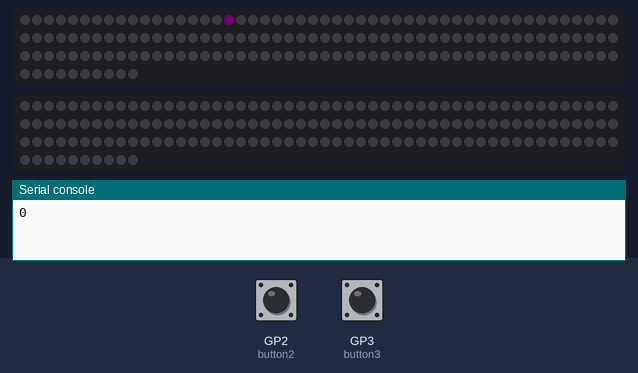
A program run on a simulated Raspberry Pi Pico running MicroPython. Shown: 2 × 160 RGB LEDs in strip order, left to right, continuing on the next row, the last lines printed to the serial console. Inputs (shaded band) come from the test bench; at power-on: GP3 (button3) HIGH, GP2 (button2) HIGH. Dim RGB values are drawn brighter than linear; threads take turns every 2 ms.

Above: at 1.05 s.
1.3 s: GP3 (button3) pulled LOW for 0.15 s
2.0 s: GP3 (button3) pulled LOW for 1 s
At 3.0 s:
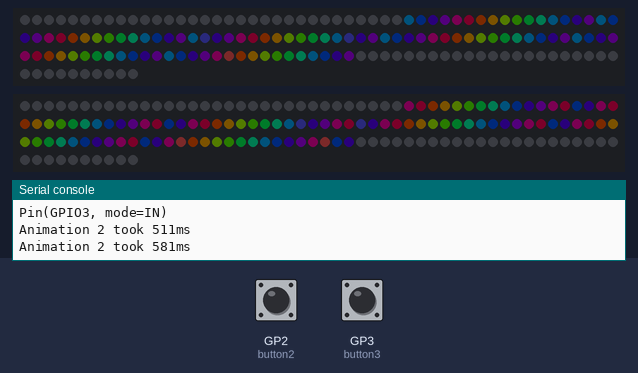
3.6 s: GP2 (button2) pulled LOW for 0.15 s
At 4.15 s:
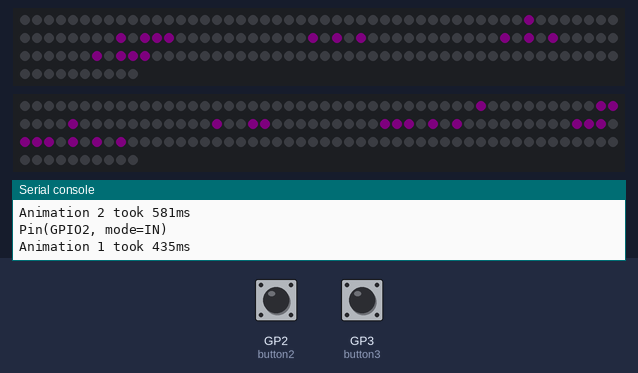
4.3 s: GP2 (button2) pulled LOW for 1 s
5.9 s: GP2 (button2) pulled LOW for 0.15 s
6.6 s: GP2 (button2) pulled LOW for 3.2 s
At 8.36 s:
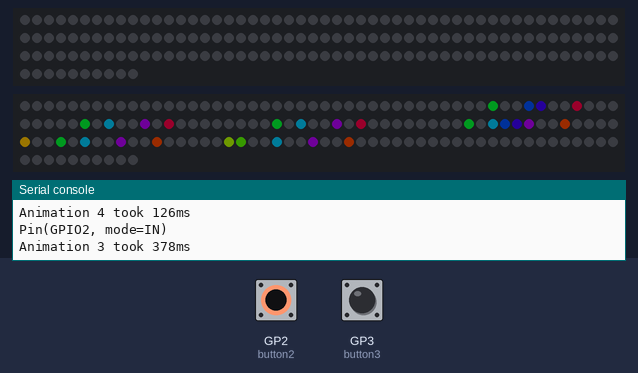
At 8.99 s:
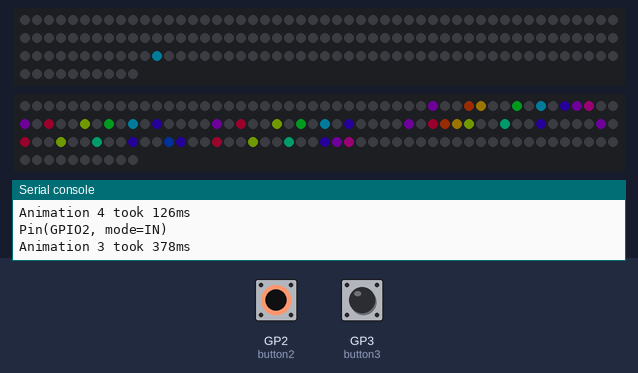

Measured:
- after the input at 2.0 s, the LEDs: first differ from a run without the input after 0.09 s (image 1 shows a later state)

The program:

main.py
```python
# Waveshare 160 Neopixel Board Basic
# Tony Goodhew 19th April 2022 for thepihut.com
import array
import utime
from machine import Pin
import rp2
import random
import math
import micropython
import _thread


# ==================================== screen stuff ===================================
# in variable names: w = width on the x axis and h = height on the y axis

# define how many Neopixels you have, width and height
# when connecting multiple Neopixels, arrange them in order from left to right, then top to bottom.
global screens_w
screens_w = 2
global screens_h
screens_h = 1
# if there is a gap between Neopixels, define the gap size in number of LEDs.
# this will take gaps into account when displaying images or text for a more normal look.
# gap_w = gap width in number of pixels between horizontally places Neopixels
# gap_h = gap height in number of pixels between vertically stacked Neopixels
# Integer only. Decimals will probably break it.
global gap_w
gap_w = 0
global gap_h
gap_h = 0

# If you are using two NeoPixels on pins 5 and 6 to improve performance when using exactly 2 neopixels,
# set this to True. Otherwise, set it to False. This is an optimization specific to using two neopixels
# on those pins.
ImUsingPins6and5 = True

# I couldn't figure out how to check if the second thread is locked correctly so instead I'm using a global variable
global threadLocked
threadLocked = False

# Configure the number of WS2812 LEDs.
PIN_NUM = 6
brightness = 0.1


if screens_w == 2 and screens_h == 1 and gap_w == 0 and gap_h == 0:
    # use better optimized code if the layout is 2 screens wide with no gap.
    # this will let my 2x1 namebadge run a little faster without getting rid of
    # the code to use any number of neopixels.
    screen_total_width = 32
    screen_total_height = 10
    NUM_LEDS = 320
elif screens_w == 1 and screens_h == 1 and gap_w == 0 and gap_h == 0:
    # use better optimized code if the layout is 1 screen.
    screen_total_width = 16
    screen_total_height = 10
    NUM_LEDS = 160
else:
    # use slower code for any other configuration
    # set total number of LEDs. Each neopixel has 160 LEDs, 10H 16W.
    screen_total_width = screens_w * 16 + (screens_w * gap_w - gap_w)
    screen_total_height = screens_h * 10 + (screens_h * gap_h - gap_h)
    NUM_LEDS = screen_total_width * screen_total_height

    #calculates which X and Y cordinates will not be used if there are gaps defined
    global missing_x
    missing_x = []
    for i in range(16,screen_total_width+1,1):
        ii = i
        while ii > 16:
            ii = ii - 16 - gap_w
        if ii <= 0:
            missing_x.append(i)

    global missing_y
    missing_y = []
    for i in range(10,screen_total_height+1,1):
        ii = i
        while ii > 10:
            ii = ii - 10 - gap_h
        if ii <= 0:
            missing_y.append(i)

# Boilerplate Neopixel driver for RP2040
@rp2.asm_pio(sideset_init=rp2.PIO.OUT_LOW, out_shiftdir=rp2.PIO.SHIFT_LEFT, autopull=True, pull_thresh=24)
def ws2812():
    T1 = 2
    T2 = 5
    T3 = 3
    wrap_target()
    label("bitloop")
    out(x, 1)               .side(0)    [T3 - 1]
    jmp(not_x, "do_zero")   .side(1)    [T1 - 1]
    jmp("bitloop")          .side(1)    [T2 - 1]
    label("do_zero")
    nop()                   .side(0)    [T2 - 1]
    wrap()

if ImUsingPins6and5:
    sm1 = rp2.StateMachine(0, ws2812, freq=8_000_000, sideset_base=Pin(6))
    sm2 = rp2.StateMachine(1, ws2812, freq=8_000_000, sideset_base=Pin(5))
    sm1.active(1)
    sm2.active(1)
    ar = array.array("I", [0 for _ in range(320)])
    ar2 = array.array("I", [0 for _ in range(160)])
    ar3 = array.array("I", [0 for _ in range(160)])
else:
    # Create the StateMachine with the ws2812 program, outputting on pin
    # You can also increase the frequency to improve performance by 1-2ms
    sm = rp2.StateMachine(0, ws2812, freq=8_000_000, sideset_base=Pin(PIN_NUM))

    # Start the StateMachine, it will wait for data on its FIFO.
    sm.active(1)

    # Display a pattern on the LEDs via an array of LED RGB values.
    ar = array.array("I", [0 for _ in range(NUM_LEDS)])

####################### Functions ##############################
if ImUsingPins6and5:
    def pixels_show():
        while threadLocked:
            utime.sleep_ms(1)
        # This 2ms sleep prevents a race condition.
        utime.sleep_ms(2)
        ar2 = ar[:len(ar)//2]
        global ar3
        ar3 = ar[len(ar)//2:]
        _thread.start_new_thread(pixels_show_thread2,())
        dimmer_ar = array.array("I", [0 for _ in range(160)])
        # TimeCounter3 = utime.ticks_ms()
        for i,c in enumerate(ar2):
            r = int(((c >> 8) & 0xFF) * brightness)
            g = int(((c >> 16) & 0xFF) * brightness)
            b = int((c & 0xFF) * brightness)
            dimmer_ar[i] = (g<<16) + (r<<8) + b
        # print('1 took ' + str(utime.ticks_ms()-TimeCounter3) + ' ms')
        sm1.put(dimmer_ar, 8)
        while threadLocked:
            utime.sleep_ms(1)

    def pixels_show_thread2():
        global threadLocked
        threadLocked = True
        dimmer_ar = array.array("I", [0 for _ in range(160)])
        for i,c in enumerate(ar3):
            r = int(((c >> 8) & 0xFF) * brightness)
            g = int(((c >> 16) & 0xFF) * brightness)
            b = int((c & 0xFF) * brightness)
            dimmer_ar[i] = (g<<16) + (r<<8) + b
        sm2.put(dimmer_ar, 8)
        threadLocked = False
else:
    def pixels_show():
        dimmer_ar = array.array("I", [0 for _ in range(NUM_LEDS)])
        for i,c in enumerate(ar):
            r = int(((c >> 8) & 0xFF) * brightness)
            g = int(((c >> 16) & 0xFF) * brightness)
            b = int((c & 0xFF) * brightness)
            dimmer_ar[i] = (g<<16) + (r<<8) + b
        sm.put(dimmer_ar, 8)

def pixels_set(i, colour):
    ar[i] = (colour[1]<<16) + (colour[0]<<8) + colour[2]

def pixels_fill(colour):
    _thread.start_new_thread(pixels_fill_thread2,((colour),))
    for i in range(math.ceil(len(ar)/2)):
        pixels_set(i, colour)
    # wait for the second thread to finish before continuing
    while threadLocked:
        utime.sleep_ms(1)

def pixels_fill_thread2(colour):
    global threadLocked
    threadLocked = True
    for i in range(math.ceil(len(ar)/2),len(ar)):
        pixels_set(i, colour)
    threadLocked = False
    _thread.exit()

def clear():
    colour = (0,0,0)
    pixels_fill(colour)

def xy_set(x, y, colour):
    #check if a pixel is valid and set it if it is
    if valid_pixel(x,y):
        xy_set_valid(x, y, colour)

if screens_w == 2 and screens_h == 1 and gap_w == 0 and gap_h == 0:
    # use better optimized code if the layout is 2 screens wide with no gap.
    # this will let my 2x1 namebadge run a little faster without getting rid of
    # the code to use any number of neopixels.
    def xy_set_valid(x, y, colour):
        # Sets a pixel. This causes errors if you try to set a pixel that doesn't exist.
        # You should use xy_set() instead if you want to set a single pixel.
        if x > 15:
            screen_number = 1
            x = x - 16
        else:
            screen_number = 0
        #calculate which pixel to set on which Neopixel
        pos = (screen_number * 160) + x + y * 16
        pixels_set(pos, colour)

    def valid_pixel(x,y):
        # check if a pixel is valid
        if (x<0) or (y<0) or (x > 31) or (y > 9):
            valid_pixel = False
        else:
            valid_pixel = True
        return valid_pixel
elif screens_w == 1 and screens_h == 1 and gap_w == 0 and gap_h == 0:
    # use even better optimized code if using only one neopixel
    def xy_set_valid(x, y, colour):
        pos = x + y * 16
        pixels_set(pos, colour)
    def valid_pixel(x,y):
        if (x<0) or (y<0) or (x > 15) or (y > 9):
            valid_pixel = False
        else:
            valid_pixel = True
        return valid_pixel
else:
    # Use less optimized bode, but code that supports any layout you could possibly want.
    def xy_set_valid(x, y, colour):
        # +1 to x and y allows me to do pixel math in this function starting at 1 when the input x and y start at 0.
        # it's just easier for me to figure out the math that way.
        x = x + 1
        y = y + 1
        screen_x = 1
        screen_y = 1
        xx = x
        yy = y
        while xx > 16:
            screen_x = screen_x + 1
            xx = xx - 16 - gap_w
        while yy > 10:
            screen_y = screen_y + 1
            yy = yy - 10 - gap_h
        screen_number = screen_x + ((screen_y - 1) * screens_w)
        #calculate which pixel to set on which Neopixel
        pos = ((screen_number - 1) * 160) + (xx - 1) + (yy - 1) * 16
        pixels_set(pos, colour)
    # it seems silly to do this but anything that can save an operation two in the valid pixel check will
    # help improve how many μs each frame takes to display
    global screen_total_width_minus_one
    screen_total_width_minus_one = screen_total_width - 1
    global screen_total_height_minus_one
    screen_total_height_minus_one = screen_total_height - 1
    def valid_pixel(x,y):
        valid_pixel = True
        # Check if the pixel you want to set is outside the size of the
        # screen to avoid wasting CPU cycles on pixels that you can't see
        if (x<0) or (y<0) or (x > screen_total_width - 1) or (y > screen_total_height - 1):
            valid_pixel = False
        # If you configured a gap between neopixels, check if the pixel is on a gap
        if valid_pixel:
            for i in missing_x:
                if x == i:
                    valid_pixel = False
            for i in missing_y:
                if y == i:
                    valid_pixel = False
        return valid_pixel

def rect(x,y,w,h,r,g,b):
    # Hollow square at (x,y), w pixels wide coloured (r,g,b)
    _thread.start_new_thread(rect_threads,(x,y,w,h,r,g,b,1))
    rect_threads(x,y,w,h,r,g,b,0)
    while threadLocked:
        utime.sleep_ms(1)

def rect_threads(x,y,w,h,r,g,b,threadNum):
    if threadNum:
        global threadLocked
        threadLocked = True
        cc = (r,g,b)
        for i in range(x,x+w):
            if valid_pixel(i,y):
                xy_set_valid(i,y,cc)       # Top
            if valid_pixel(i,y+h-1):
                xy_set_valid(i,y+h-1,cc)   # Bottom
    else:
        cc = (r,g,b)
        for i in range(y+1,y+h):
            if valid_pixel(x,i):
                xy_set_valid(x,i,cc)       # Left
            if valid_pixel(x+w-1,i):
                xy_set_valid(x+w-1,i,cc)   # Right
    if threadNum:
        threadLocked = False

def vert(x,y,l,r,g,b):
    # Vertical line at (x,y) of length l coloured (r,g,b)
    cc = (r,g,b)
    for i in range(l):
        if valid_pixel(x,i):
            xy_set_valid(x,i,cc)

def horiz(x,y,l,r,g,b):
    # Horizontal line from (x,y) of length l coloured (r,g,b)
    cc = (r,g,b)
    for i in range(l):
        if valid_pixel(i+x,y):
            xy_set_valid(i+x,y,cc)

def bitmap_set_fast(x,y,w,h,r,g,b):
    # bitmap_set(x_coordinate, y_coordinate, bmp_width, bmp_height, bmp_red, bmp_green, bmp_blue)
    # set the pixels for a bitmap. No gama, brightness, or transparency modifications.
    # start at pixel zero
    PxNum = 0
    for i in range(h):
        for j in range(w):
            if valid_pixel(j+x,i+y):
                # use the heavily modified xy_set to set each pixel
                xy_set_valid(j+x,i+y,(r[PxNum],g[PxNum],b[PxNum]))
            PxNum = PxNum + 1

def bitmap_set24(x,y,ia,ga=1,br=1,tr=False):
    # bitmap_set(x_coord, y_coord, image_array, gama, brightness, transparency)
    # use for placing a 24 bit bitmap somewhere on screen.

    # start a thread to process the lower half of the pixels
    _thread.start_new_thread(bitmap_set24_threads,(x,y,ia,ga,br,tr,1))
    # start a the function to run at the same time as the thread to process the upper half of the pixels
    bitmap_set24_threads(x,y,ia,ga,br,tr,0)
    # wait for the thread to finish if it isn't done yet
    while threadLocked:
        utime.sleep_ms(1)

def bitmap_set24_threads(x,y,ia,ga,br,tr,threadNum):
    # do not call this function directly. This is used by bitmap_set24 to run my innefficient code on
    # two cores at once to improve performance
    w = ia[0][0]
    h = ia[1][0]
    r = ia[2]
    g = ia[3]
    b = ia[4]
    if threadNum:
        global threadLocked
        threadLocked = True
        PxNum = w*math.ceil(h/2)
        range1 = math.ceil(h/2)
        range2 = h
    else:
        PxNum = 0
        range1 = 0
        range2 = math.ceil(h/2)
    for i in range(range1,range2,1):
        for j in range(w):
            if valid_pixel(j+x,i+y):
            # if transparency is disabled, or if it is enabled and the r,g,b isn't 0,0,0, draw the pixel.
                if tr and (r[PxNum]+g[PxNum]+b[PxNum] > 0) or (not tr):
                    # compress the data range from 0-255 to 0-246 to compensate for the 0-9 pixels all being black
                    rr = r[PxNum]*246/255
                    gg = g[PxNum]*246/255
                    bb = b[PxNum]*246/255
                    # adjust the brightness
                    rr = rr*br
                    gg = gg*br
                    bb = bb*br
                    # This is a crude gama adjustment formula which can help make bitmaps look more normal instead of washed out
                    rr = math.pow(rr,ga) * 246 / math.pow(246,ga)
                    gg = math.pow(gg,ga) * 246 / math.pow(246,ga)
                    bb = math.pow(bb,ga) * 246 / math.pow(246,ga)
                    # undo the compression
                    rr = math.ceil(rr+9)
                    gg = math.ceil(gg+9)
                    bb = math.ceil(bb+9)
                    # use the heavily modified xy_set to set each pixel
                    xy_set_valid(j+x,i+y,(rr,gg,bb))
            PxNum = PxNum + 1
    if threadNum == 1:
        threadLocked = False
        _thread.exit()

def bitmap_set1(x,y,ia,r,g,b,tr=False):
    # bitmap_set(x_coord, y_coord, image_array,color,transparency)
    # Sets a 1 bit bitmap using a defined color
    # start a thread to process the lower half of the pixels

    _thread.start_new_thread(bitmap_set1_threads,(x,y,ia,r,g,b,tr,1))
    # start a the function to run at the same time as the thread to process the upper half of the pixels
    bitmap_set1_threads(x,y,ia,r,g,b,tr,0)
    # wait for the thread to finish if it isn't done yet
    while threadLocked:
        utime.sleep_ms(1)


def bitmap_set1_threads(x,y,ia,r,g,b,tr,threadNum):
    # bitmap_set(x_coord, y_coord, image_array,color,transparency)
    # Sets a 1 bit bitmap using a defined color
    w = ia[0][0]
    h = ia[1][0]
    p = ia[2]
    if threadNum:
        global threadLocked
        threadLocked = True
        PxNum = w*math.ceil(h/2)
        range1 = math.ceil(h/2)
        range2 = h
    else:
        PxNum = 0
        range1 = 0
        range2 = math.ceil(h/2)
    for i in range(range1,range2,1):
        for j in range(w):
            if valid_pixel(j+x,i+y):
                if tr and p[PxNum] or not tr and j < 33:
                    xy_set_valid(j+x,i+y,(p[PxNum]*r,p[PxNum]*g,p[PxNum]*b))
            PxNum = PxNum + 1
    if threadNum:
        threadLocked = False

# ======================= BUTTON HANDLING ========================
button2 = Pin(2, Pin.IN, Pin.PULL_UP)
button3 = Pin(3, Pin.IN, Pin.PULL_UP)

button_presses = 0 # the count of times the button has been pressed
button_presses_last = 0
button_last_time = 0 # the last time we pressed the button

# This function gets called every time the button is pressed.
def button_pressed(pin):
    global button_presses, button_last_time
    button_new_time = utime.ticks_ms()

    # check the time for simple debouncing to prevent the button from triggering like 20 times when pressed
    if (button_new_time - button_last_time) > 200:
        # this should be pin.id but it does not work
        if '3' in str(pin):
            button_presses +=1
        elif '2' in str(pin):
            button_presses -=1
        button_last_time = button_new_time
        print(str(pin))

def buttonBreak():
    # simple function to make code more readable in the animations
    global button_presses, button_presses_last
    if not button_presses == button_presses_last:
        return True

button2.irq(trigger=Pin.IRQ_FALLING, handler = button_pressed)
button3.irq(trigger=Pin.IRQ_FALLING, handler = button_pressed)


# ========= Random information ========
micropython.mem_info()
TimeCounter = utime.ticks_ms()
print(utime.ticks_ms()-TimeCounter)

# ========= Define animation code here as functions ========
# animations that you want to be interrupted by buttons should have the one line
# if buttonBreak():break
# in the animation's loops to make sure the animation can be stopped in a timely manner

import BitmapData

def animation0():
    # blank animation so it doesn't light up super bright when plugged into usb for charging
    clear()
    while True:
        xy_set(1,1,(10,0,10))
        pixels_show()
        utime.sleep_ms(200)
        xy_set(1,1,(0,0,0))
        pixels_show()
        utime.sleep_ms(50)
        if buttonBreak():break

def animation1():
    # Displays the text "load..." which I created thinking there might be a perceptible loading time
    # but there wasn't so it's just one of the example animations.
    for i in range(17,-17,-1):
        clear()
        bitmap_set1(i,2,BitmapData.bitmap(2),40,0,40,False)
        pixels_show()
        # break the for loop if a buttnon is pressed so animation changes are more responsive
        if buttonBreak():break

def animation2():
    # displays a rainbow gradient using a tiled bitmap
    bg_pos = -12
    for i in range(12):
        # draw the background which is a tiled 12 pixel image
        for j in range(3):
            bitmap_set24(j*12+bg_pos,2,BitmapData.bitmap(4),1.8,.3)
        bg_pos = bg_pos + 1
        if bg_pos == 0:
            bg_pos = -12
        pixels_show()
        if buttonBreak():break

def animation3():
    # fancy scrolling text example with utime.sleep used to make frame times consistent
    # "JAYDE THE GOO DEER" in rainbow
    for sadfjhasd in range(1):
        bg_pos = -11
        for i in range(32,-82,-1):
            FrameTime = utime.ticks_ms()
            # draw the background which is a tiled 12 pixel image
            for j in range(4):
                bitmap_set24(j*12+math.floor(bg_pos),2,BitmapData.bitmap(4),1,1)
            bg_pos = bg_pos + .5
            if bg_pos == 0:
                bg_pos = -11
            # draw the text.
            bitmap_set1(i,2,BitmapData.bitmap(3),0,0,0,True)
            # draw black pixels to prevent the background from being visible once the text passes
            if i > 0:
                for j in range(2,8,1):
                    horiz(0,j,i,0,0,0)
            if i < 32-81:
                for j in range(2,8,1):
                    horiz(i+81,j,32-i-81,0,0,0)
            utime.sleep_ms(100 - (utime.ticks_ms() - FrameTime))
            pixels_show()
            if buttonBreak():break

def animation4():
    # asparagus animation
    for i in range(34,-81,-1):
        FrameTime = utime.ticks_ms()
        clear()
        bitmap_set24(i,0,BitmapData.bitmap(5),3.1,.8)
        utime.sleep_ms(100 - (utime.ticks_ms() - FrameTime))
        pixels_show()
        if buttonBreak():break


# ======================= Runs animations on a loop ==================

# set how any animations to loop through with buttons
number_of_animations = 4
while True:
    if not button_presses_last == button_presses:
        # only clear the screen if the animation is changed, otherwise let the
        # animation handle its own screen clearing
        clear()
        button_presses_last = button_presses

    if button_presses < 0:
        button_presses = number_of_animations
    if button_presses > number_of_animations:
        button_presses = 0

    # play the selected animation
    TimeCounter = utime.ticks_ms()
    eval('animation' + str(button_presses) + '()')
    print('Animation ' + str(button_presses) + ' took ' + str(utime.ticks_ms()-TimeCounter) + 'ms')


clear()
pixels_show()
```

Source omitted: BitmapData.py (data table, 13962 bytes)
